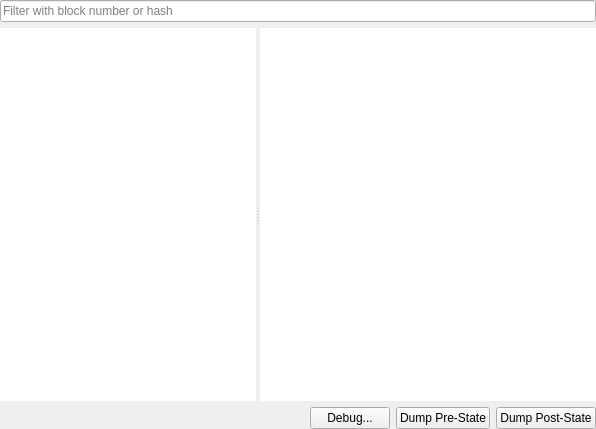
<?xml version="1.0" encoding="UTF-8"?>
<ui version="4.0">
 <class>BlockList</class>
 <widget class="QWidget" name="BlockList">
  <property name="geometry">
   <rect>
    <x>0</x>
    <y>0</y>
    <width>596</width>
    <height>429</height>
   </rect>
  </property>
  <property name="windowTitle">
   <string>Form</string>
  </property>
  <layout class="QVBoxLayout" name="verticalLayout">
   <property name="leftMargin">
    <number>0</number>
   </property>
   <property name="topMargin">
    <number>0</number>
   </property>
   <property name="rightMargin">
    <number>0</number>
   </property>
   <property name="bottomMargin">
    <number>0</number>
   </property>
   <item>
    <widget class="QLineEdit" name="filter">
     <property name="text">
      <string/>
     </property>
     <property name="placeholderText">
      <string>Filter with block number or hash</string>
     </property>
     <property name="clearButtonEnabled">
      <bool>true</bool>
     </property>
    </widget>
   </item>
   <item>
    <widget class="QSplitter" name="splitter_2">
     <property name="sizePolicy">
      <sizepolicy hsizetype="Expanding" vsizetype="Expanding">
       <horstretch>0</horstretch>
       <verstretch>0</verstretch>
      </sizepolicy>
     </property>
     <property name="orientation">
      <enum>Qt::Horizontal</enum>
     </property>
     <widget class="QListWidget" name="blocks">
      <property name="sizePolicy">
       <sizepolicy hsizetype="Expanding" vsizetype="Expanding">
        <horstretch>0</horstretch>
        <verstretch>0</verstretch>
       </sizepolicy>
      </property>
      <property name="focusPolicy">
       <enum>Qt::NoFocus</enum>
      </property>
      <property name="frameShape">
       <enum>QFrame::NoFrame</enum>
      </property>
     </widget>
     <widget class="QPlainTextEdit" name="info">
      <property name="sizePolicy">
       <sizepolicy hsizetype="Expanding" vsizetype="Expanding">
        <horstretch>2</horstretch>
        <verstretch>0</verstretch>
       </sizepolicy>
      </property>
      <property name="focusPolicy">
       <enum>Qt::WheelFocus</enum>
      </property>
      <property name="frameShape">
       <enum>QFrame::NoFrame</enum>
      </property>
      <property name="readOnly">
       <bool>true</bool>
      </property>
     </widget>
    </widget>
   </item>
   <item>
    <layout class="QHBoxLayout" name="horizontalLayout">
     <item>
      <spacer name="horizontalSpacer">
       <property name="orientation">
        <enum>Qt::Horizontal</enum>
       </property>
       <property name="sizeHint" stdset="0">
        <size>
         <width>40</width>
         <height>20</height>
        </size>
       </property>
      </spacer>
     </item>
     <item>
      <widget class="QPushButton" name="debugCurrent">
       <property name="text">
        <string>Debug...</string>
       </property>
      </widget>
     </item>
     <item>
      <widget class="QPushButton" name="dumpPre">
       <property name="text">
        <string>Dump Pre-State</string>
       </property>
      </widget>
     </item>
     <item>
      <widget class="QPushButton" name="dumpPost">
       <property name="text">
        <string>Dump Post-State</string>
       </property>
      </widget>
     </item>
    </layout>
   </item>
  </layout>
 </widget>
 <resources/>
 <connections/>
</ui>
